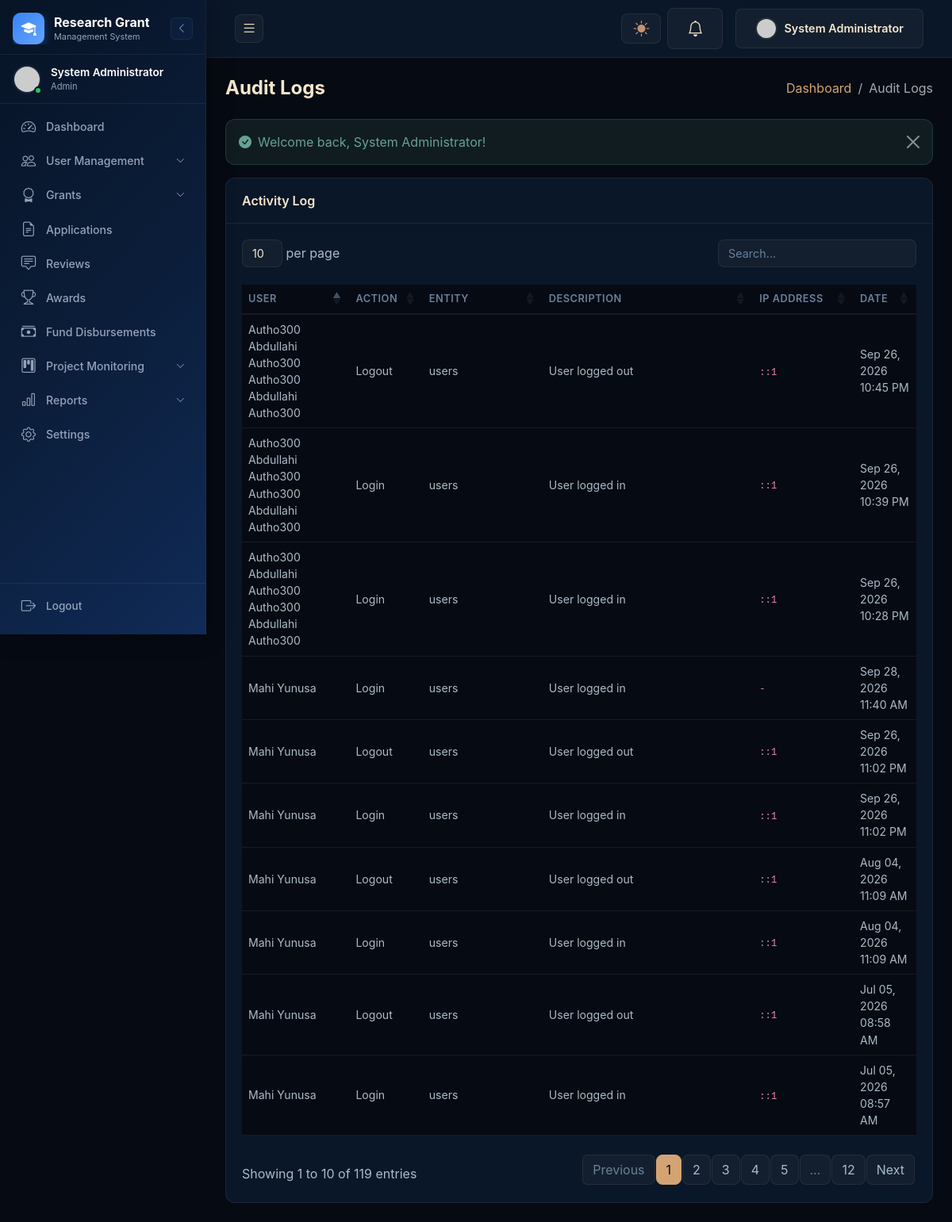
Screenshot of /admin/pages/audit_logs.php (signed in) with the database file from the repository.
### tables this page shows
CREATE TABLE `audit_logs` (
  `id` int(11) NOT NULL AUTO_INCREMENT,
  `user_id` int(11) DEFAULT NULL,
  `action` varchar(255) NOT NULL,
  `entity_type` varchar(100) DEFAULT NULL,
  `entity_id` int(11) DEFAULT NULL,
  `description` text,
  `ip_address` varchar(45) DEFAULT NULL,
  `user_agent` text,
  `created_at` timestamp NOT NULL DEFAULT CURRENT_TIMESTAMP,
  PRIMARY KEY (`id`),
  KEY `user_id` (`user_id`),
  KEY `action` (`action`),
  KEY `entity_type` (`entity_type`),
  CONSTRAINT `fk_audit_user` FOREIGN KEY (`user_id`) REFERENCES `users` (`id`) ON DELETE SET NULL ON UPDATE CASCADE
);

CREATE TABLE `users` (
  `id` int(11) NOT NULL AUTO_INCREMENT,
  `username` varchar(100) NOT NULL,
  `email` varchar(255) NOT NULL,
  `password` varchar(255) NOT NULL,
  `first_name` varchar(100) DEFAULT NULL,
  `last_name` varchar(100) DEFAULT NULL,
  `role` enum('admin','researcher','reviewer') NOT NULL DEFAULT 'researcher',
  `profile_picture` varchar(255) DEFAULT NULL,
  `phone` varchar(50) DEFAULT NULL,
  `department` varchar(255) DEFAULT NULL,
  `institution` varchar(255) DEFAULT NULL,
  `biography` text,
  `orcid_id` varchar(100) DEFAULT NULL,
  `google_scholar` varchar(255) DEFAULT NULL,
  `research_interests` text,
  `qualification` varchar(255) DEFAULT NULL,
  `cv_file` varchar(255) DEFAULT NULL,
  `expertise_area` varchar(255) DEFAULT NULL,
  `reviewer_status` enum('pending','active','inactive') DEFAULT 'pending',
  `is_active` tinyint(1) NOT NULL DEFAULT '1',
  `email_verified` tinyint(1) NOT NULL DEFAULT '0',
  `email_verified_at` datetime DEFAULT NULL,
  `verification_token` varchar(255) DEFAULT NULL,
  `reset_token` varchar(255) DEFAULT NULL,
  `reset_token_expires` datetime DEFAULT NULL,
  `last_login` datetime DEFAULT NULL,
  `created_at` timestamp NOT NULL DEFAULT CURRENT_TIMESTAMP,
  `updated_at` timestamp NOT NULL DEFAULT CURRENT_TIMESTAMP ON UPDATE CURRENT_TIMESTAMP,
  PRIMARY KEY (`id`),
  UNIQUE KEY `username` (`username`),
  UNIQUE KEY `email` (`email`),
  KEY `role` (`role`),
  KEY `is_active` (`is_active`)
);

### admin/pages/audit_logs.php (the view, shortened to what this page needs)
<?php
require_once __DIR__ . '/../../includes/functions.php';
$db = getDb();
$stmt = $db->query("SELECT al.*, u.first_name, u.last_name FROM audit_logs al LEFT JOIN users u ON al.user_id = u.id ORDER BY al.created_at DESC");
$logs = $stmt->fetchAll();
include __DIR__ . '/../../includes/header.php';
?>
<div class="d-flex justify-content-between align-items-center mb-4" data-aos="fade-down">
    <h4 class="mb-0 fw-bold">Audit Logs</h4>
    <nav aria-label="breadcrumb">
        <ol class="breadcrumb mb-0">
            <li class="breadcrumb-item"><a href="<?= SITE_URL ?>admin/index.php">Dashboard</a></li>
            <li class="breadcrumb-item active">Audit Logs</li>
        </ol>
    </nav>
</div>
<?= displaySessionMessages() ?>
<div class="card" data-aos="fade-up">
    <div class="card-header">Activity Log</div>
    <div class="card-body">
        <div class="table-responsive">
            <table class="table datatable table-hover">
                <thead>
                    <tr>
                        <th>User</th>
                        <th>Action</th>
                        <th>Entity</th>
                        <th>Description</th>
                        <th>IP Address</th>
                        <th>Date</th>
                    </tr>
                </thead>
                <tbody>
                    <?php foreach ($logs as $log): ?>
                    <tr>
                        <td><?= htmlspecialchars(($log['first_name'] ?? '') . ' ' . ($log['last_name'] ?? 'System')) ?></td>
                        <td><?= htmlspecialchars(ucwords(str_replace('_', ' ', $log['action']))) ?></td>
                        <td><?= htmlspecialchars($log['entity_type'] ?? '-') ?></td>
                        <td><?= htmlspecialchars($log['description'] ?? '') ?></td>
                        <td><code><?= htmlspecialchars($log['ip_address'] ?? '-') ?></code></td>
                        <td><?= formatDateTime($log['created_at']) ?></td>
                    </tr>
                    <?php endforeach; ?>
                </tbody>
            </table>
        </div>
    </div>
</div>
<?php include __DIR__ . '/../../includes/footer.php'; ?>

### assets/css/style.css (style rules this page uses)
:root { --dark: #060a12; --dark2: #0a1728; --dark3: #1b3858; --primary: #d4a373; --primary-light: #e8c9a0; --primary-dark: #b8895e; --secondary: #537497; --secondary-light: #69819c; --tertiary: #96b2c6; --green: #65a390; --amber: #c4936f; --red: #c15757; --text: #f5e6cc; --text-muted: #aabbc8; --text-dim: #69819c; --glass: rgba(245, 230, 204, .04); --glass-hover: rgba(245, 230, 204, .07); --glass-border: rgba(245, 230, 204, .08); --glow-primary: rgba(212, 163, 115, .35); --glow-secondary: rgba(83, 116, 151, .35); --sidebar-width: 260px; --sidebar-collapsed: 80px; --sidebar-bg: #071426; --sidebar-gradient: linear-gradient(135deg, #071426, #0B1D39, #102B57); --sidebar-primary: #3B82F6; --sidebar-primary-glow: rgba(59, 130, 246, .35); --sidebar-secondary: #60A5FA; --sidebar-text: #FFFFFF; --sidebar-muted: #94A3B8; --sidebar-glass: rgba(59, 130, 246, .06); --sidebar-glass-hover: rgba(59, 130, 246, .1); --sidebar-border: rgba(148, 163, 184, .1); --header-height: 60px; --radius: 12px; --radius-sm: 8px; --transition: all .3s ease; --bs-body-bg: var(--dark); --bs-body-color: var(--text); --bs-primary: var(--primary); --bs-secondary: var(--secondary); --bs-success: var(--green); --bs-warning: var(--amber); --bs-danger: var(--red); --bs-info: var(--tertiary); --bs-light: var(--dark2); --bs-dark: #000; --bs-border-color: var(--glass-border); --bs-link-color: var(--primary); --bs-link-hover-color: var(--primary-light); }
* { margin: 0; padding: 0; box-sizing: border-box; }
body { font-family: 'Inter', -apple-system, BlinkMacSystemFont, sans-serif; background: var(--dark); color: var(--text); overflow-x: hidden; }
h1, h2, h3, h4, h5, h6 { font-weight: 700; color: var(--text); }
a { text-decoration: none; transition: var(--transition); color: var(--primary); }
.card { border: 1px solid var(--glass-border); border-radius: var(--radius); background: var(--dark2); transition: var(--transition); }
.card-header { background: transparent; border-bottom: 1px solid var(--glass-border); font-weight: 600; padding: 16px 20px; color: var(--text); }
.card-body { padding: 20px; color: var(--text-muted); }
.table { margin-bottom: 0; color: var(--text); }
.table thead th { border-top: none; border-bottom: 2px solid var(--glass-border); font-weight: 600; font-size: .8rem; text-transform: uppercase; letter-spacing: .5px; color: var(--text-dim); }
.table td { vertical-align: middle; font-size: .88rem; border-color: var(--glass-border); color: var(--text-muted); }
.table > :not(caption) > * > * { border-color: var(--glass-border); }

### rows the page displays
audit_logs: user.last_name "Mahi Yunusa", action "Login", entity_type "users", description "User logged in", ip_address "-", created_at "Sep 28, 2026 11:40 AM"
audit_logs: user.last_name "Mahi Yunusa", action "Logout", entity_type "users", description "User logged out", ip_address "::1", created_at "Sep 26, 2026 11:02 PM"
audit_logs: user.last_name "Mahi Yunusa", action "Login", entity_type "users", description "User logged in", ip_address "::1", created_at "Sep 26, 2026 11:02 PM"
audit_logs: user.last_name "Autho300 Abdullahi Autho300 Autho300 Abdullahi Autho300", action "Logout", entity_type "users", description "User logged out", ip_address "::1", created_at "Sep 26, 2026 10:45 PM"
audit_logs: user.last_name "Autho300 Abdullahi Autho300 Autho300 Abdullahi Autho300", action "Login", entity_type "users", description "User logged in", ip_address "::1", created_at "Sep 26, 2026 10:39 PM"
audit_logs: user.last_name "Autho300 Abdullahi Autho300 Autho300 Abdullahi Autho300", action "Login", entity_type "users", description "User logged in", ip_address "::1", created_at "Sep 26, 2026 10:28 PM"
audit_logs: user.last_name "Mahi Yunusa", action "Logout", entity_type "users", description "User logged out", ip_address "::1", created_at "Aug 04, 2026 11:09 AM"
audit_logs: user.last_name "Mahi Yunusa", action "Login", entity_type "users", description "User logged in", ip_address "::1", created_at "Aug 04, 2026 11:09 AM"
audit_logs: user.last_name "Mahi Yunusa", action "Logout", entity_type "users", description "User logged out", ip_address "::1", created_at "Jul 05, 2026 08:58 AM"
audit_logs: user.last_name "Mahi Yunusa", action "Login", entity_type "users", description "User logged in", ip_address "::1", created_at "Jul 05, 2026 08:57 AM"

### other values shown
$_SESSION['user_name'] "System Administrator"
str_replace('_', ' ', $role) "Admin"
